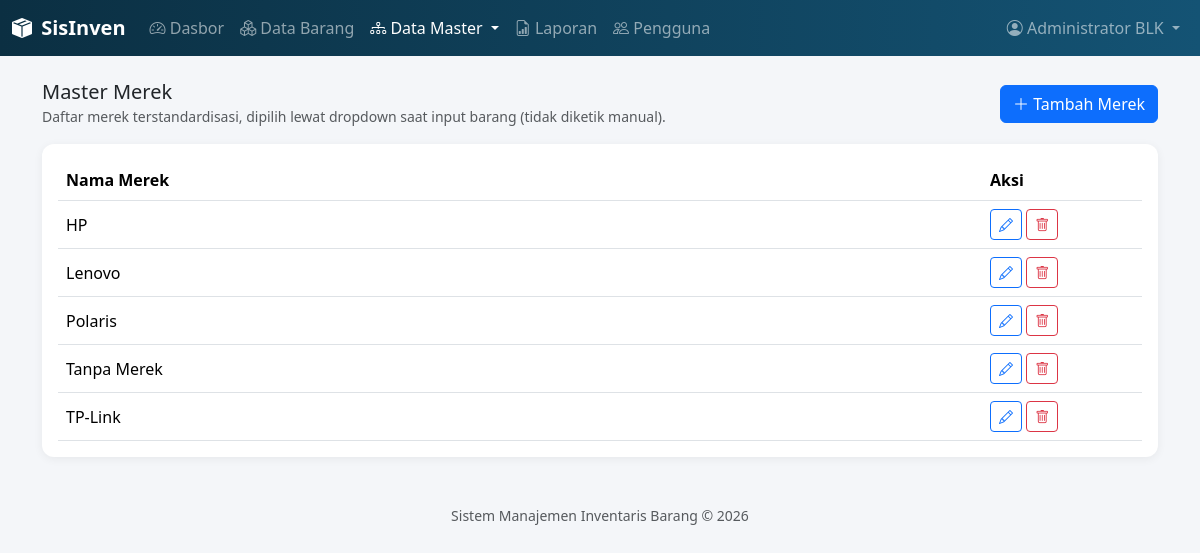
The app's page /master/merek.php (signed in), older data.
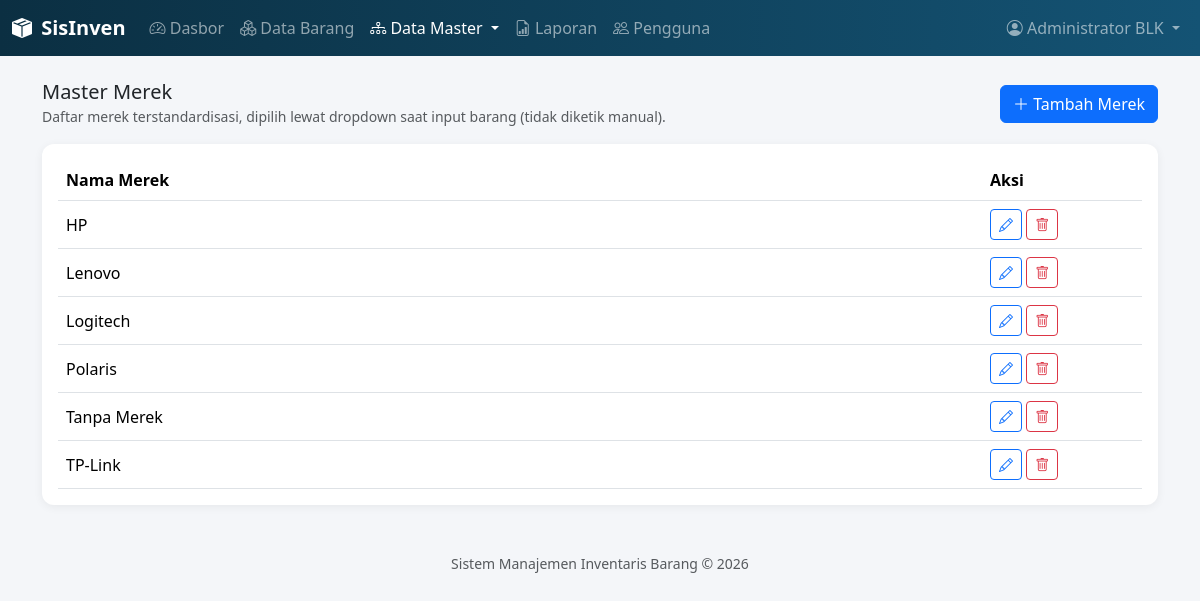
The same page, newer data.
### tables this page shows
CREATE TABLE `merek` (
  `id` int(11) NOT NULL,
  `nama_merek` varchar(100) NOT NULL,
  `created_at` datetime DEFAULT current_timestamp()
);

### includes/functions.php (called while the page is built, shortened)
<?php
function amankan($teks) {
    return htmlspecialchars($teks ?? '', ENT_QUOTES, 'UTF-8');
}

### master/merek.php (the view, shortened to what this page needs)
<?php
require_once __DIR__ . '/../includes/functions.php';
$pdo = getKoneksi();
$daftar = $pdo->query('SELECT * FROM merek ORDER BY nama_merek')->fetchAll();
require_once __DIR__ . '/../includes/header.php';
?>
<div class="d-flex justify-content-between align-items-center mb-3">
  <div>
    <h5 class="mb-0">Master Merek</h5>
    <small class="text-muted">Daftar merek terstandardisasi, dipilih lewat dropdown saat input barang (tidak diketik manual).</small>
  </div>
  <button class="btn btn-primary" data-bs-toggle="modal" data-bs-target="#modalForm" onclick="bukaTambah()">
    <i class="bi bi-plus-lg"></i> Tambah Merek
  </button>
</div>
<div class="card p-3">
  <table class="table table-hover align-middle mb-0">
    <thead><tr><th>Nama Merek</th><th style="width:160px">Aksi</th></tr></thead>
    <tbody>
    <?php foreach ($daftar as $row): ?>
      <tr>
        <td><?= amankan($row['nama_merek']) ?></td>
        <td>
          <button class="btn btn-sm btn-outline-primary" onclick='bukaEdit(<?= json_encode($row) ?>)'><i class="bi bi-pencil"></i></button>
          <button class="btn btn-sm btn-outline-danger" onclick="hapus(<?= (int)$row['id'] ?>)"><i class="bi bi-trash"></i></button>
        </td>
      </tr>
    <?php endforeach; ?>
    </tbody>
  </table>
</div>
<?php require_once __DIR__ . '/../includes/footer.php'; ?>

Row changes from the older to the newer data that the page shows:
added merek: nama_merek "Logitech"
